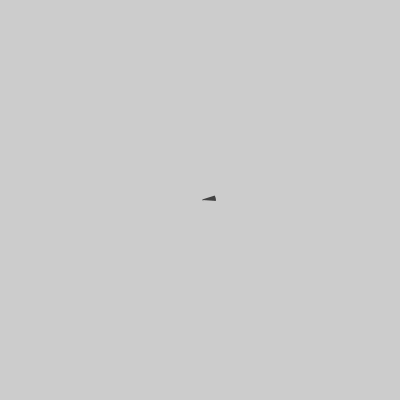
Frame 1 (no input)
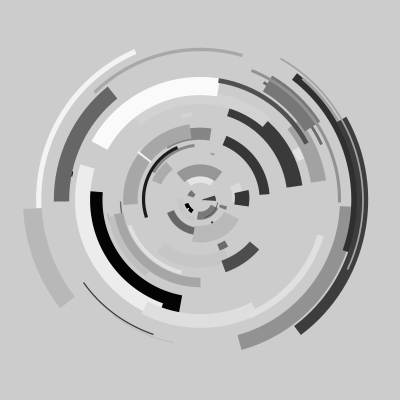
Frame 60 (the mouse pressed at the canvas centre just before this capture)
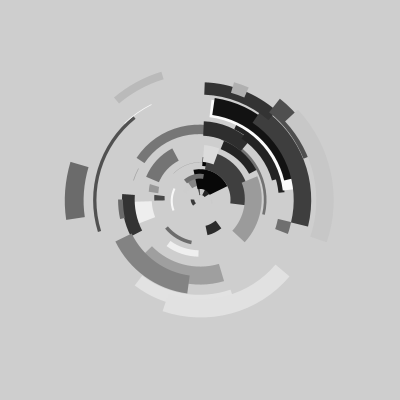
Frame 120 (the mouse held since frame 60 and released just before this capture)

The Processing sketch that drew these frames (run headless with seeded random() and noise(); from frame 60 on, the mouse is pressed at the canvas centre):

// Processing sketch: math00
// ── math00.pde
float radius = 10;

void setup() {
  size(400, 400);
  noFill();
  frameRate(12);
  strokeCap(SQUARE);
}

void draw() {
  strokeWeight(random(20));
  stroke(random(255));
  float startAng = random(0,TWO_PI);
  float endAng = random(startAng,startAng+PI/2);
  radius += random(1,10);
  
  arc(width/2,height/2,radius, radius ,startAng,endAng);
  
  if(radius > width){
   background(random(255));
   radius = 10;
  }
}
